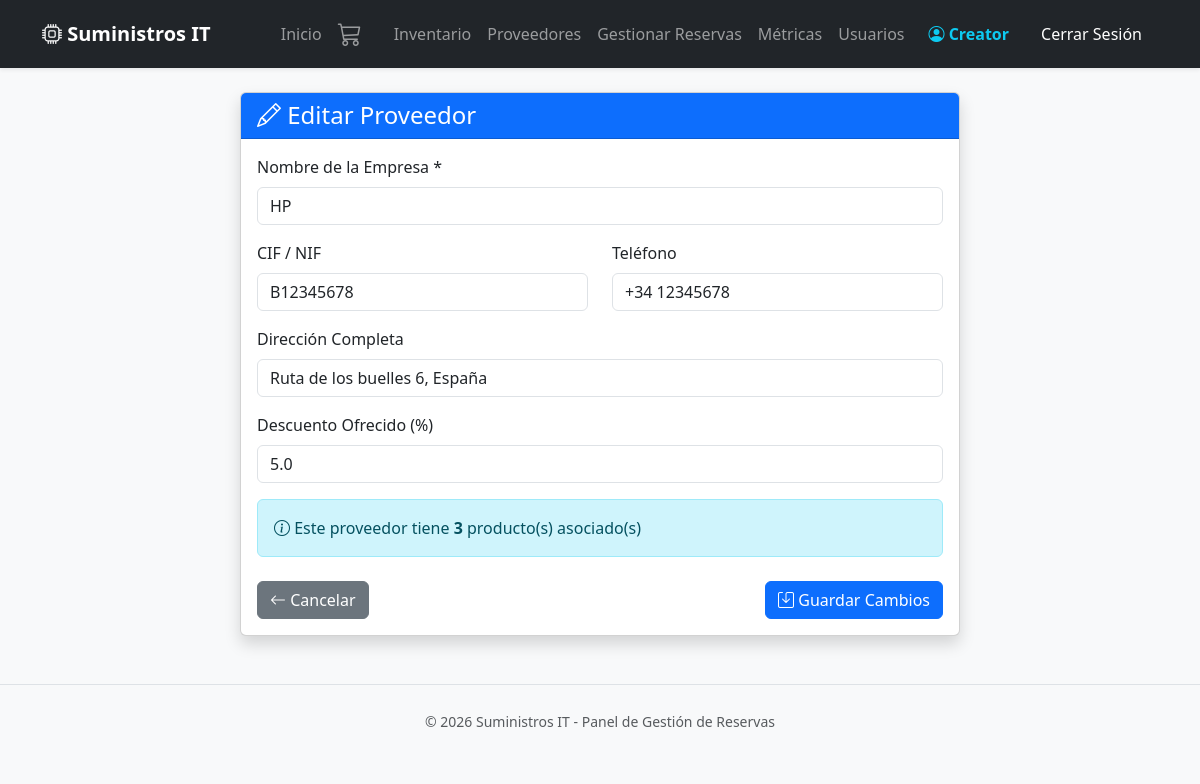
The page /proveedor/editar/1 (signed in) on the database its author committed.
### models.py (models this page shows, shortened)
class Usuario(db.Model, UserMixin):
    id = db.Column(db.Integer, primary_key=True)
    username = db.Column(db.String(50), unique=True, nullable=False)
    password = db.Column(db.String(200), nullable=False)
    rol = db.Column(db.String(20), default='cliente')
    activo = db.Column(db.Boolean, default=True)

class Proveedor(db.Model):
    id = db.Column(db.Integer, primary_key=True)
    nombre_empresa = db.Column(db.String(100), nullable=False)
    cif = db.Column(db.String(20), unique=True)
    telefono = db.Column(db.String(20))
    direccion = db.Column(db.String(200))
    descuento = db.Column(db.Float, default=0.0)
    productos = db.relationship('Producto', backref='proveedor', lazy=True)

### main.py (the view, shortened to what this page needs)
    @app.route('/proveedor/editar/<int:id>', methods=['GET', 'POST'])
    @login_required
    @admin_required
    def editar_proveedor(id):
        from models import Proveedor
        proveedor = Proveedor.query.get_or_404(id)
        return render_template('editar_proveedor.html', proveedor=proveedor)

### main.py (called while the page is built)
def admin_required(f):
    @wraps(f)
    def decorated_function(*args, **kwargs):
        if not current_user.is_authenticated or current_user.rol != 'admin':
            flash("Acceso denegado. Solo administradores pueden acceder.", "danger")
            return redirect(url_for('index'))
        return f(*args, **kwargs)
    return decorated_function

### templates/editar_proveedor.html
{% extends 'base.html' %}
{% block content %}
<div class="container">
    <div class="row justify-content-center">
        <div class="col-md-8">
            <div class="card shadow">
                <div class="card-header bg-primary text-white">
                    <h4 class="mb-0"><i class="bi bi-pencil"></i> Editar Proveedor</h4>
                </div>
                <div class="card-body">
                    <form method="POST">
                        <div class="mb-3">
                            <label class="form-label">Nombre de la Empresa *</label>
                            <input type="text" name="nombre_empresa" class="form-control"
                                   value="{{ proveedor.nombre_empresa }}" required>
                        </div>
                        <div class="row">
                            <div class="col-md-6 mb-3">
                                <label class="form-label">CIF / NIF</label>
                                <input type="text" name="cif" class="form-control"
                                       value="{{ proveedor.cif or '' }}">
                            </div>
                            <div class="col-md-6 mb-3">
                                <label class="form-label">Teléfono</label>
                                <input type="text" name="telefono" class="form-control"
                                       value="{{ proveedor.telefono or '' }}">
                            </div>
                        </div>
                        <div class="mb-3">
                            <label class="form-label">Dirección Completa</label>
                            <input type="text" name="direccion" class="form-control"
                                   value="{{ proveedor.direccion or '' }}">
                        </div>
                        <div class="mb-3">
                            <label class="form-label">Descuento Ofrecido (%)</label>
                            <input type="number" name="descuento" class="form-control"
                                   value="{{ proveedor.descuento }}" min="0" max="100" step="0.1">
                        </div>
                        <div class="alert alert-info">
                            <i class="bi bi-info-circle"></i>
                            Este proveedor tiene <strong>{{ proveedor.productos|length }}</strong> producto(s) asociado(s)
                        </div>
                        <div class="d-flex justify-content-between mt-4">
                            <a href="{{ url_for('ver_proveedores') }}" class="btn btn-secondary">
                                <i class="bi bi-arrow-left"></i> Cancelar
                            </a>
                            <button type="submit" class="btn btn-primary">
                                <i class="bi bi-save"></i> Guardar Cambios
                            </button>
                        </div>
                    </form>
                </div>
            </div>
        </div>
    </div>
</div>
{% endblock %}

### templates/base.html (shortened to what this page needs)
<!DOCTYPE html>
<html lang="es">
<head>
    <link href="https://cdn.jsdelivr.net/npm/bootstrap@5.3.0/dist/css/bootstrap.min.css" rel="stylesheet">
    <link rel="stylesheet" href="https://cdn.jsdelivr.net/npm/bootstrap-icons@1.11.0/font/bootstrap-icons.css">
</head>
<body class="bg-light">
    <nav class="navbar navbar-expand-lg navbar-dark bg-dark mb-4 shadow-sm">
        <div class="container">
            <a class="navbar-brand fw-bold" href="{{ url_for('index') }}">
                <i class="bi bi-cpu"></i> Suministros IT
            </a>
            <div class="collapse navbar-collapse" id="navbarNav">
                <div class="navbar-nav ms-auto align-items-center">
                    <a class="nav-link" href="{{ url_for('index') }}">Inicio</a>
                    {% if current_user.is_authenticated %}
                        <a class="nav-link position-relative me-3" href="{{ url_for('ver_carrito') }}" title="Ver mi carrito">
                            <i class="bi bi-cart3 fs-4"></i>
                        </a>
                        {% if current_user.rol == 'admin' %}
                            <a class="nav-link" href="{{ url_for('inventario') }}">Inventario</a>
                            <a class="nav-link" href="{{ url_for('ver_proveedores') }}">Proveedores</a>
                            <a class="nav-link" href="{{ url_for('panel_admin_reservas') }}">Gestionar Reservas</a>
                            <a class="nav-link" href="{{ url_for('dashboard') }}">Métricas</a>
                            <a class="nav-link" href="{{ url_for('ver_usuarios') }}">Usuarios</a>
                        {% elif current_user.rol == 'cliente' %}
                            <a class="nav-link" href="{{ url_for('ver_catalogo') }}">Catálogo</a>
                            <a class="nav-link" href="{{ url_for('pedidos_clientes') }}">Mis Reservas</a>
                        {% endif %}
                        <span class="navbar-text ms-3 me-2 text-info fw-semibold">
                            <i class="bi bi-person-circle"></i> {{ current_user.username }}
                        </span>
                        <a class="nav-link btn btn-outline-danger btn-sm text-white px-3 ms-2" href="{{ url_for('logout') }}">
                            Cerrar Sesión
                        </a>
                    {% else %}
                        <a class="nav-link" href="{{ url_for('login') }}">Iniciar Sesión</a>
                        <a class="nav-link btn btn-primary btn-sm text-white px-3 ms-2" href="{{ url_for('registro') }}">Registrarse</a>
                    {% endif %}
                </div>
            </div>
        </div>
    </nav>
    <div class="container">
        {% block content %}{% endblock %}
    </div>
    <footer class="text-center py-4 mt-5 text-muted border-top">
        <small>&copy; 2026 Suministros IT - Panel de Gestión de Reservas</small>
    </footer>
</body>
</html>

### rows shown on the page
Usuario: username "Creator"
Proveedor: nombre_empresa "HP", cif "B12345678", telefono "+34 12345678", direccion "Ruta de los buelles 6, España", descuento "5.0"

### other values the page prints
{{ proveedor.productos|length }} "3"
